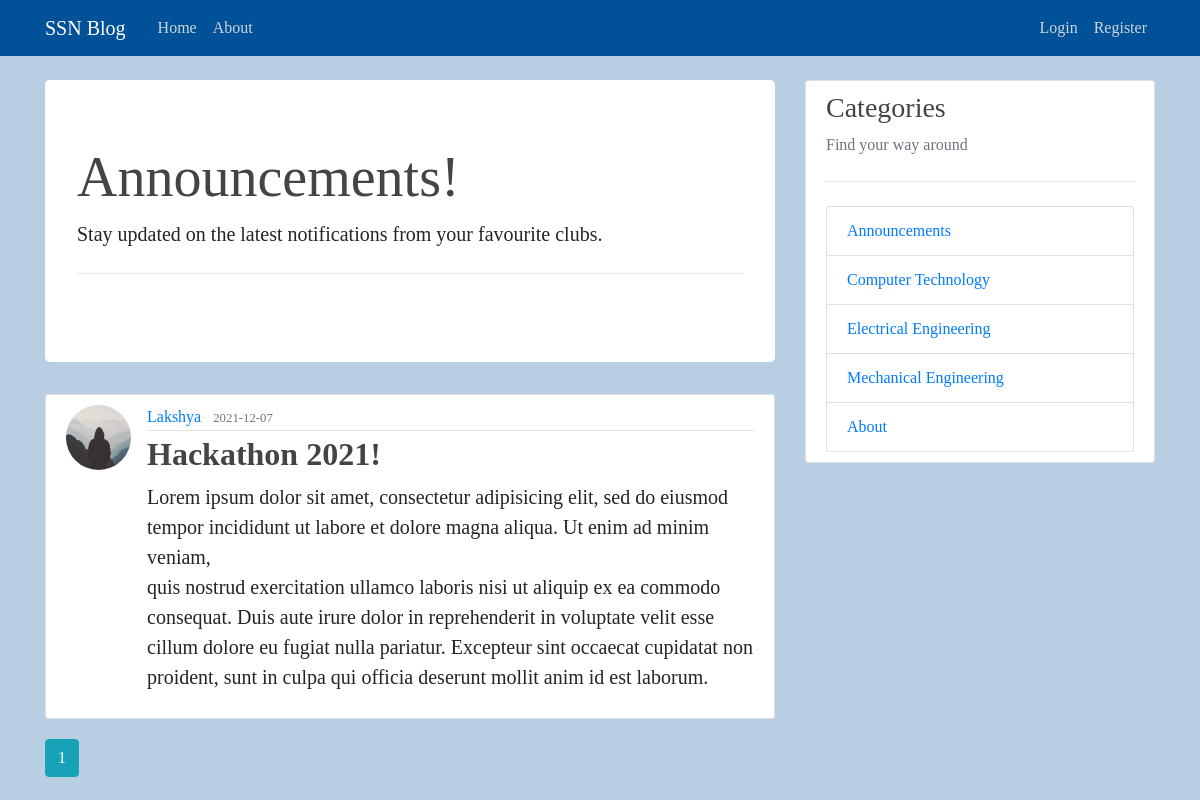
/Announcements, run on the app's committed database.
### flaskblog/models.py (models this page shows, shortened)
class Post(db.Model):
    id = db.Column(db.Integer, primary_key=True)
    title = db.Column(db.String(100), nullable=False)
    date_posted = db.Column(db.DateTime, nullable=False, default=datetime.utcnow)
    content = db.Column(db.Text, nullable=False)
    category = db.Column(db.Text, nullable=False)
    user_id = db.Column(db.Integer, db.ForeignKey('user.id'), nullable=False)
    comments = db.relationship('Comment', backref='Post', lazy='dynamic')

class User(db.Model, UserMixin):
    id = db.Column(db.Integer, primary_key=True)
    username = db.Column(db.String(20), unique=True, nullable=False)
    email = db.Column(db.String(120), unique=True, nullable=False)
    image_file = db.Column(db.String(20), nullable=False, default='default.jpg')
    password = db.Column(db.String(60), nullable=False)
    posts = db.relationship('Post', backref='author', lazy=True)

### flaskblog/routes.py (the view)
@app.route("/Announcements")
def Announcements():
    page = request.args.get('page', 1, type=int)
    posts = Post.query.filter_by(category='Announcements').paginate(page=page, per_page=5)
    return render_template('announcements.html', posts=posts)

### flaskblog/templates/announcements.html
{% extends "layout.html" %}
{% block content %}
<div class="jumbotron bg">
  <h1 class="display-4">Announcements!</h1>
  <p class="lead">Stay updated on the latest notifications from your favourite clubs.</p>
  <hr class="my-4">
</div>
    {% for post in posts.items %}
        <article class="media content-section">
          <img class="rounded-circle article-img" src="{{ url_for('static', filename='profile_pics/' + post.author.image_file) }}">
          <div class="media-body">
            <div class="article-metadata">
              <a class="mr-2" href="{{ url_for('user_posts', username=post.author.username) }}">{{ post.author.username }}</a>
              <small class="text-muted">{{ post.date_posted.strftime('%Y-%m-%d') }}</small>
            </div>
            <h2><a class="article-title" href="{{ url_for('post', post_id=post.id) }}">{{ post.title }}</a></h2>
            <p class="article-content">{{ post.content }}</p>
          </div>
        </article>
    {% endfor %}
    {% for page_num in posts.iter_pages(left_edge=1, right_edge=1, left_current=1, right_current=2) %}
      {% if page_num %}
        {% if posts.page == page_num %}
          <a class="btn btn-info mb-4" href="{{ url_for('home', page=page_num) }}">{{ page_num }}</a>
        {% else %}
          <a class="btn btn-outline-info mb-4" href="{{ url_for('home', page=page_num) }}">{{ page_num }}</a>
        {% endif %}
      {% else %}
        ...
      {% endif %}
    {% endfor %}
{% endblock content %}

### flaskblog/static/main.css (style rules this page uses)
body { background: #00519747; font-family: serif; margin-top: 5rem; }
.bg { background: white; }
h1, h2, h3, h4, h5, h6 { color: #444444; }
.content-section { background: white; padding: 10px 20px; border: 1px solid #dddddd; border-radius: 3px; margin-bottom: 20px; }
.article-title { color: #444444; font-weight: bold; }
.article-content { white-space: pre-line; font-size: 20px; }
.article-img { height: 65px; width: 65px; margin-right: 16px; }
.article-metadata { padding-bottom: 1px; margin-bottom: 4px; border-bottom: 1px solid #e3e3e3 }

### data on the page
Post: image_file (placeholder picture), author.username "Lakshya", date_posted "2021-12-07", title "Hackathon 2021!", content "Lorem ipsum dolor sit amet, consectetur adipisicing elit, sed do eiusmod tempor incididunt ut labore et dolore magna aliqua. Ut enim ad minim veniam, quis nostrud exercitation ullamco laboris nisi ut aliquip ex ea commodo consequat. Duis aute irure dolor in reprehenderit in voluptate velit esse cillum dolore eu fugiat nulla pariatur. Excepteur sint occaecat cupidatat non proident, sunt in culpa qui officia deserunt mollit anim id est laborum."

### other printed values
{{ page_num }} "1"
